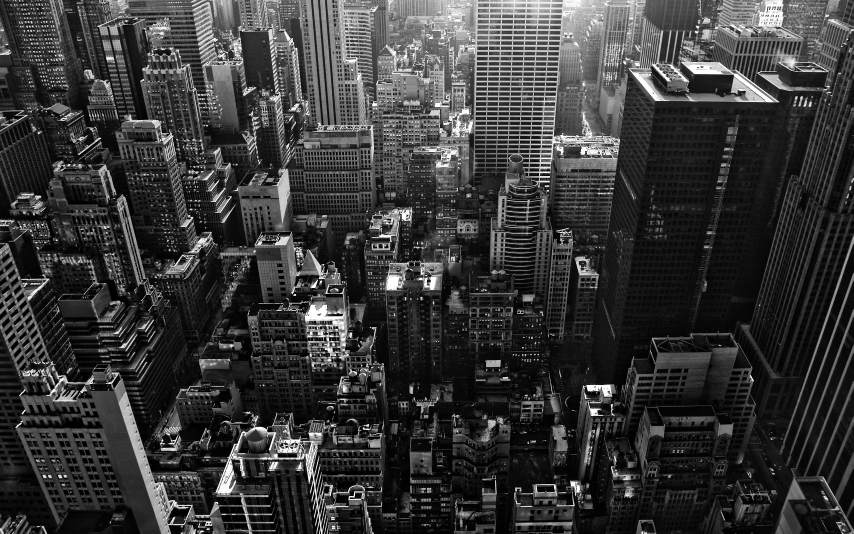
//> input picture imgBig.jpg, 2560 x 1600 px (shown at 1/3 size)
$ ./Sequential   (built with g++ and OpenCV 4)
//> lines starting //> are read from the running program, lines starting //| are printed output that depends on the picture
//> further down, img is the input picture: 1600 rows x 2560 cols, CV_8UC1; min 0, max 255, mean 56.4
### TimeProfiler.h
//
// Created by Nagash on 18/05/16.
//

#ifndef DISPLAYIMAGE_TIMEPROFILER_H
#define DISPLAYIMAGE_TIMEPROFILER_H

#include <iostream>
#include <sys/time.h>


#ifndef DST_NONE
    #define DST_NONE 0 // for linux ubuntu ..
#endif
class TimeProfiler
{
private:
    struct timeval t1, t2;
    bool running = false;
    bool resetted = true;
    long sec;
    long long usec;
public:
    TimeProfiler(bool start_now = false) {
        if(start_now) start();
        else reset();
    }

    inline void reset() {
        running = false;
        resetted = true;
        sec = -1;
        usec = -1;
    }

    inline void start() {
        reset();
        running = true;
        resetted = false;
        gettimeofday(&t1,DST_NONE);
    }

    inline void stop() {
        gettimeofday(&t2, DST_NONE);
        if(running && !resetted)
        {
            sec = t2.tv_sec - t1.tv_sec;
            usec = t2.tv_usec - t1.tv_usec;

            if(usec < 0)
            {
                usec += 1000000;
                sec  -=1;
            }
            running = false;
        }
    }


    /**
     * @return: -1 if profiler has never been started
     */
    inline long getSec() const
    {
        if(resetted || running)
            return -1;
        else return sec;
    }

    /**
    * @return: -1 if profiler has never been started
    */
    inline long long getUsec() const
    {
        if(resetted || running)
            return -1;
        else return usec;
    }

};


std::ostream &operator<<(std::ostream &os, TimeProfiler const &m) {
    return os << m.getSec() << "s\t" << m.getUsec() << "uS";
}


#endif //DISPLAYIMAGE_TIMEPROFILER_H

### Sequential.cpp
//
// Created by Franco Yang on 23/05/16.
//

#include <iostream>
#include <opencv2/opencv.hpp>

#include "TimeProfiler.h"

using namespace cv;
using namespace std;

//Si assume un kernel con dimensioni m*n, con m,n dispari
Mat immerge(const Mat& img , int paddingTop , int paddingLeft , int initValue){
//> called with paddingTop = 2, paddingLeft = 2, initValue = 0

    Mat immergedImg;

    immergedImg = Mat(img.rows + 2*paddingTop , img.cols + 2*paddingLeft , CV_8UC1, initValue);

    for(int i = 0; i < img.rows; i++)
    {
        for(int j = 0; j < img.cols; j++)
        {
            immergedImg.at<uchar>(i + paddingTop , j + paddingLeft) = img.at<uchar>(i,j);
        }
    }
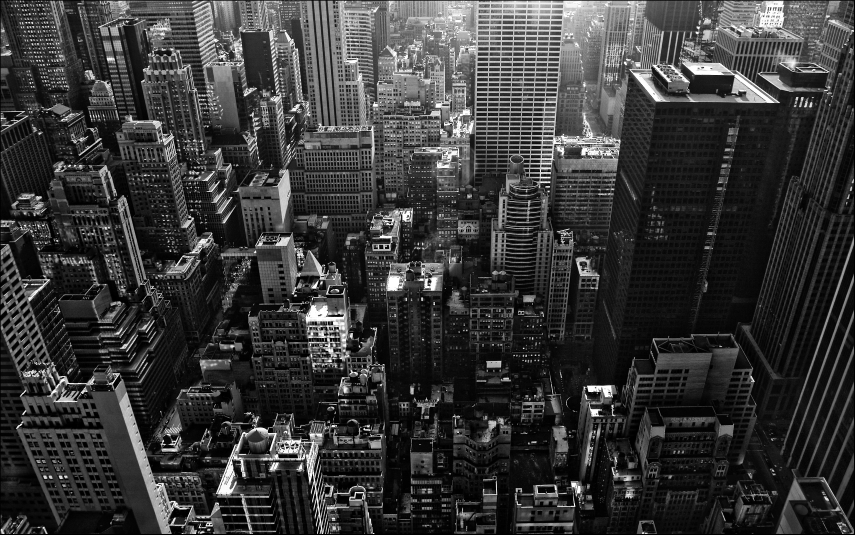
//> immergedImg: 1604 rows x 2564 cols, CV_8UC1 (shown at 1/3 size); min 0, max 255, mean 56.1

    return immergedImg;

};

Mat dilation(const Mat& img , const Mat& SE){

    int paddingTop = floor(SE.cols/2);
    int paddingLeft = floor(SE.rows/2);

    Mat immergedImg = immerge(img, paddingTop, paddingLeft, 255);

    for(int y = 0; y < img.rows; y++)
    {
        for(int x = 0; x < img.cols; x++)
        {
            uchar min = immergedImg.at<uchar>(y + paddingTop, x + paddingLeft);

            for(int i = 0; i < SE.rows; i++)
            {
                for(int j = 0; j < SE.cols; j++)
                {
                    if(SE.at<bool>(i,j) == 1)
                    {
                        const uchar& current = immergedImg.at<uchar>(y+i, x+j);
                        if (current < min)
                            min = current;
                    }
                }
            }

            immergedImg.at<uchar>(y,x) = min;
        }
    }

    return immergedImg;

};

Mat erosion(const Mat& img , const Mat& SE){

    int paddingTop = floor(SE.cols/2);
    int paddingLeft = floor(SE.rows/2);

    Mat immergedImg = immerge(img, paddingTop, paddingLeft, 0);

    for(int y = 0; y < img.rows; y++)
    {
        for(int x = 0; x < img.cols; x++)
        {
            uchar max = immergedImg.at<uchar>(y + paddingTop, x + paddingLeft);

            for(int i = 0; i < SE.rows; i++)
            {
                for(int j = 0; j < SE.cols; j++)
                {
                    if(SE.at<bool>(i,j) == 1)
                    {
                        const uchar& current = immergedImg.at<uchar>(y+i, x+j);
                        if (current > max)
                            max = current;
                    }
                }
            }

            immergedImg.at<uchar>(y,x) = max;
        }
    }
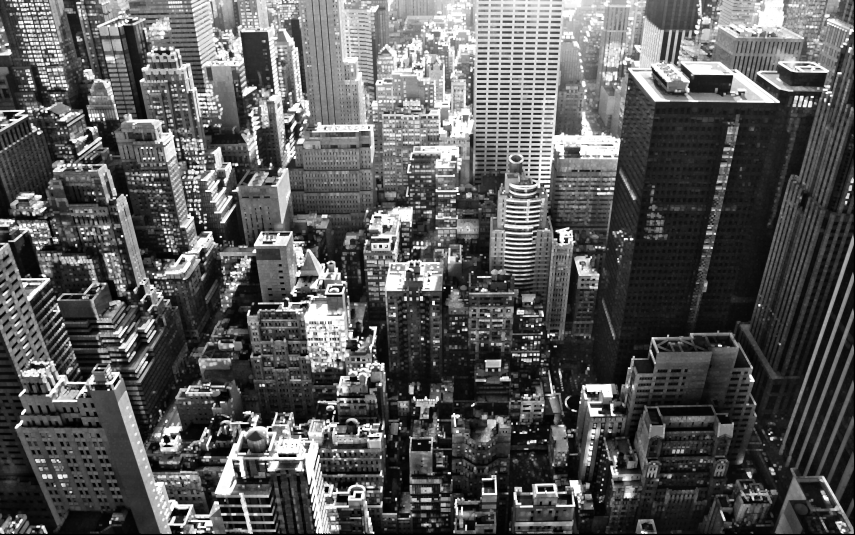
//> immergedImg: 1604 rows x 2564 cols, CV_8UC1 (shown at 1/3 size); min 0, max 255, mean 89.7

    return immergedImg;

};

int main(int argc, char** argv){

    Mat img = imread("/Users/Mr_Holmes/Development/ClionProjects/parallel-project/imgBig.jpg", CV_LOAD_IMAGE_GRAYSCALE);

    int rows = 5;
    int cols = 5;

    const Mat SE = Mat(rows, cols, CV_8U, true);

    TimeProfiler t;

    Mat eroded;
    t.start();
    eroded = erosion(img, SE);
    t.stop();
    cout << "Erosion: " << t << endl;

    imshow("Eroded Image", eroded);


    waitKey(0);


}
